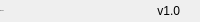
              <widget class="QFrame" name="bottomBar">
               <property name="minimumSize">
                <size>
                 <width>0</width>
                 <height>22</height>
                </size>
               </property>
               <property name="maximumSize">
                <size>
                 <width>16777215</width>
                 <height>22</height>
                </size>
               </property>
               <property name="frameShape">
                <enum>QFrame::Shape::NoFrame</enum>
               </property>
               <property name="frameShadow">
                <enum>QFrame::Shadow::Raised</enum>
               </property>
               <layout class="QHBoxLayout" name="horizontalLayout_5">
                <property name="spacing">
                 <number>0</number>
                </property>
                <property name="leftMargin">
                 <number>0</number>
                </property>
                <property name="topMargin">
                 <number>0</number>
                </property>
                <property name="rightMargin">
                 <number>0</number>
                </property>
                <property name="bottomMargin">
                 <number>0</number>
                </property>
                <item>
                 <widget class="QLabel" name="creditsLabel">
                  <property name="maximumSize">
                   <size>
                    <width>16777215</width>
                    <height>16</height>
                   </size>
                  </property>
                  <property name="font">
                   <font>
                    <family>Segoe UI</family>
                    <pointsize>-1</pointsize>
                    <italic>false</italic>
                    <bold>false</bold>
                   </font>
                  </property>
                  <property name="text">
                   <string>frick you</string>
                  </property>
                  <property name="alignment">
                   <set>Qt::AlignmentFlag::AlignLeading|Qt::AlignmentFlag::AlignLeft|Qt::AlignmentFlag::AlignVCenter</set>
                  </property>
                 </widget>
                </item>
                <item>
                 <widget class="QLabel" name="version">
                  <property name="text">
                   <string>v1.0</string>
                  </property>
                  <property name="alignment">
                   <set>Qt::AlignmentFlag::AlignRight|Qt::AlignmentFlag::AlignTrailing|Qt::AlignmentFlag::AlignVCenter</set>
                  </property>
                 </widget>
                </item>
                <item>
                 <widget class="QFrame" name="frame_size_grip">
                  <property name="minimumSize">
                   <size>
                    <width>20</width>
                    <height>0</height>
                   </size>
                  </property>
                  <property name="maximumSize">
                   <size>
                    <width>20</width>
                    <height>16777215</height>
                   </size>
                  </property>
                  <property name="frameShape">
                   <enum>QFrame::Shape::NoFrame</enum>
                  </property>
                  <property name="frameShadow">
                   <enum>QFrame::Shadow::Raised</enum>
                  </property>
                 </widget>
                </item>
               </layout>
              </widget>
